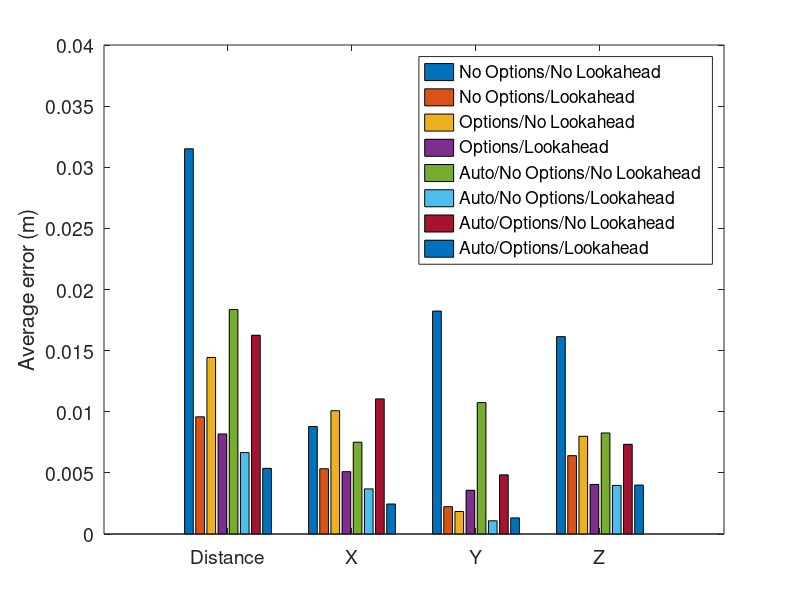

MATLAB code to generate this figure:
% iros_data_2.m

A = [
0.099862 0.002945 0.073176 0.067891
0.026364 -0.026262 0.000935 0.002112
%0.179983 0.020836 -0.023732 0.177190
%0.466527 -0.238569 -0.242200 -0.319486
%0.398204 0.217645 -0.292199 -0.160676
0.021637 -0.003408 -0.019841 0.007929
0.016036 0.002560 -0.014976 -0.005130
0.007209 -0.000897 0.000049 -0.007153
%0.308908 -0.004499 0.073244 0.300065
0.017952 0.016669 0.000440 -0.006651
];

B = [
%0.111464 -0.073403 0.076604 0.034176
0.006462 0.006270 -0.000331 -0.001526
0.002522 0.002155 -0.001036 -0.000802
0.010658 -0.003436 -0.001361 0.009997
0.013361 -0.001896 -0.005663 0.011952
0.012734 -0.009228 -0.000667 0.008749
0.009315 0.008718 0.000224 -0.003272
0.012067 0.005647 -0.006356 0.008564
%0.308591 -0.001626 0.073847 0.299621
%0.188515 0.172550 0.063545 -0.041550
];

C = [
0.006400 -0.003021 0.000220 -0.005638
0.007940 0.005073 -0.005707 -0.002175
%1.012477 -0.822850 -0.424907 0.409245
0.005074 0.002179 -0.000476 -0.004557
0.002284 0.001279 0.000125 0.001888
0.019534 -0.014938 0.001987 0.012430
0.025736 -0.025104 -0.001029 0.005575
0.031585 -0.012769 0.001412 -0.028854
%0.308734 -0.000082 0.073454 0.299869
0.016970 0.016306 -0.003752 -0.002830
];

D = [
0.007070 0.006918 -0.000601 -0.001331
0.012201 0.008105 -0.006182 -0.006706
0.007227 0.005498 -0.001832 -0.004318
0.003539 -0.000807 -0.000027 0.003446
0.008025 0.001100 -0.005066 -0.006127
0.000543 -0.000323 -0.000257 -0.000353
0.012907 0.010945 -0.005706 -0.003775
0.011998 0.006667 -0.008404 0.005374
0.012256 0.010310 -0.002393 -0.006181
0.006058 0.000335 -0.005313 -0.002891
];

AA = [
%1.692758 -0.533430 -0.113351 -1.602508
0.016528 -0.002365 -0.016201 -0.002261
0.032190 0.022707 0.000557 -0.022810
%0.308544 -0.003171 0.073905 0.299545
0.007540 0.002850 -0.006976 -0.000259
%0.198728 -0.167672 -0.087927 0.060396
%1.894906 -1.650381 -0.325790 0.872223
0.019250 0.004691 -0.017240 0.007167
%0.308815 -0.000015 0.073249 0.300002
0.016278 -0.004928 -0.012766 0.008816
    ];
BB = [
0.004021 -0.004015 -0.000212 -0.000053
0.001785 -0.000392 0.000072 0.001739
0.006190 -0.005438 -0.000211 -0.002949
0.003087 0.000955 -0.000932 -0.002783
0.004779 -0.004090 -0.000128 -0.002468
%0.186270 -0.181187 0.043210 -0.000992
0.015115 0.001510 0.001155 -0.014995
0.005877 0.002423 -0.004271 0.003229
0.014307 -0.013900 -0.001609 -0.002980
0.004748 -0.000481 0.001153 -0.004581
    ];
CC = [
0.007755 -0.001453 -0.000261 -0.007613
0.016717 -0.012741 -0.009833 -0.004522
0.023653 -0.019363 -0.013554 -0.000893
0.010537 -0.006748 0.000395 -0.008083
0.016425 -0.010655 -0.006462 0.010700
0.005230 0.001127 -0.000856 0.005035
0.029595 -0.028500 -0.000142 -0.007975
0.023759 0.014201 0.000490 -0.019042
%0.133686 0.067129 -0.082465 0.081026
0.012665 -0.004674 -0.011572 0.002157
    ];
DD = [
%0.148277 0.082987 -0.119964 -0.026607
0.006850 -0.003993 0.000797 -0.005509
0.002079 0.000451 -0.000327 0.002003
0.003620 0.001535 -0.002992 -0.001340
0.001636 0.000644 -0.000732 -0.001314
%1.610103 -0.248871 0.367177 -1.547797
0.005214 -0.002279 0.000161 -0.004686
0.012360 -0.001984 -0.002719 0.011893
0.006417 0.005667 -0.002542 0.001614
0.004774 -0.003074 -0.000272 -0.003643
    ];

A = abs(A);
B = abs(B);
C = abs(C);
D = abs(D);
AA = abs(AA);
BB = abs(BB);
CC = abs(CC);
DD = abs(DD);

percentile = 0;
meanA = trimmean(A,percentile); stdA = std(A);
meanB = trimmean(B,percentile); stdB = std(B);
meanC = trimmean(C,percentile); stdC = std(C);
meanD = trimmean(D,percentile); stdD = std(D);
meanAA = trimmean(AA,percentile); stdAA = std(AA);
meanBB = trimmean(BB,percentile); stdBB = std(BB);
meanCC = trimmean(CC,percentile); stdCC = std(CC);
meanDD = trimmean(DD,percentile); stdDD = std(DD);

for i = 1:4
    fprintf('& $%f \\pm %f$',meanA(i),stdA(i));
end
fprintf('\n');
for i = 1:4
    fprintf('& $%f \\pm %f$',meanB(i),stdB(i));
end
fprintf('\n');
for i = 1:4
    fprintf('& $%f \\pm %f$',meanC(i),stdC(i));
end
fprintf('\n');
for i = 1:4
    fprintf('& $%f \\pm %f$',meanD(i),stdD(i));
end
fprintf('\n');

%% graphic
%bar(meanA,meanB,meanC,meanD)
figure; %hold on;
bar(abs([meanA; meanB; meanC; meanD;meanAA; meanBB; meanCC; meanDD])');
%bar(abs([meanA; meanB; meanD;meanAA; meanBB; meanDD])');
%barwitherr([stdA;stdB;stdD;stdAA;stdBB;stdDD]',abs([meanA; meanB; meanD;meanAA; meanBB; meanDD])');
set(gca,'fontsize',14);
ylabel('Average error (m)');
legend('No Options/No Lookahead','No Options/Lookahead', ...
    'Options/No Lookahead','Options/Lookahead',...
    'Auto/No Options/No Lookahead', ...
    'Auto/No Options/Lookahead', ...
    'Auto/Options/No Lookahead', ...
    'Auto/Options/Lookahead');
%legend('Baseline','No Options', ...
%    'Full',...
%    'Auto/Baseline', ...
%    'Auto/No Options', ...
%    'Auto/Full');
set(gca,'XTickLabel',{'Distance', 'X', 'Y', 'Z'});